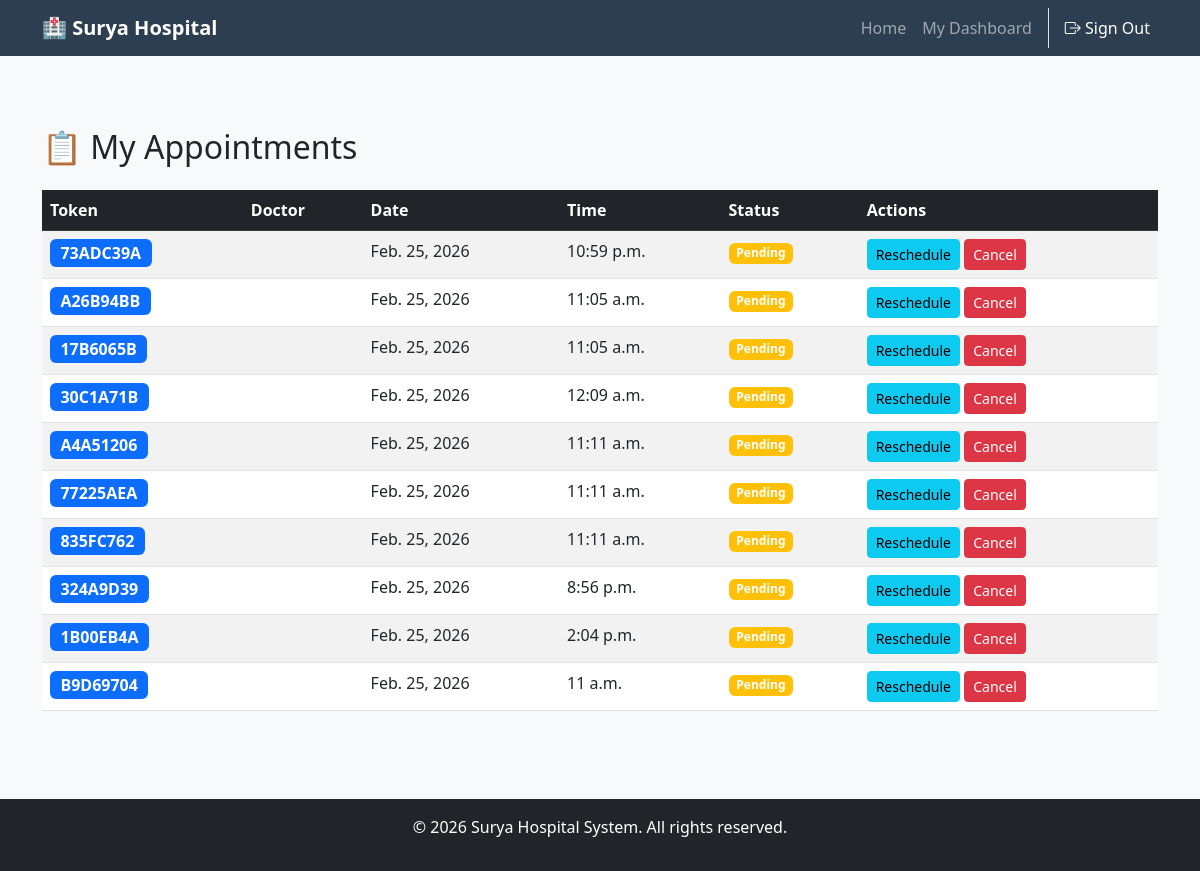
The page /appointments/my-appointments/ (signed in) on the database its author committed.
### appointments/models.py (models this page shows, shortened)
class Appointment(models.Model):
    STATUS_CHOICES = [
        ('pending', 'Pending'),
        ('confirmed', 'Confirmed'),
        ('completed', 'Completed'),
        ('cancelled', 'Cancelled'),
    ]
    patient_name = models.CharField(max_length=100)
    patient_email = models.EmailField()
    patient_phone = models.CharField(max_length=20)
    doctor = models.ForeignKey(Doctor, on_delete=models.SET_NULL, null=True, blank=True)
    appointment_date = models.DateField()
    appointment_time = models.TimeField()
    reason = models.TextField()
    status = models.CharField(max_length=20, choices=STATUS_CHOICES, default='pending')
    token_number = models.CharField(max_length=20, unique=True, editable=False)
    created_at = models.DateTimeField(auto_now_add=True)
    class Meta:
        ordering = ['-appointment_date']

### appointments/views.py (the view)
# urls.py: path('my-appointments/', views.my_appointments, name='my_appointments'),
def my_appointments(request):
    patient_id = request.session.get('patient_id')
    if not patient_id:
        return redirect('patient_login')
    from home.models import Patient
    try:
        patient = Patient.objects.get(id=patient_id)
        user_appointments = Appointment.objects.filter(patient_email=patient.email)
    except Patient.DoesNotExist:
        user_appointments = []
    context = {'appointments': user_appointments}
    return render(request, 'appointments/my_appointments.html', context)

### appointments/templates/appointments/my_appointments.html (shortened to what this page needs)
{% extends 'home/base.html' %}
{% block content %}
<div class="container mt-5">
    <h2 class="mb-4">📋 My Appointments</h2>
    {% if appointments %}
    <div class="table-responsive mt-4">
        <table class="table table-striped table-hover">
            <thead class="table-dark">
                <tr>
                    <th>Token</th>
                    <th>Doctor</th>
                    <th>Date</th>
                    <th>Time</th>
                    <th>Status</th>
                    <th>Actions</th>
                </tr>
            </thead>
            <tbody>
                {% for appointment in appointments %}
                <tr>
                    <td>
                        <span class="badge bg-primary fs-6">{{ appointment.token_number }}</span>
                    </td>
                    <td>{{ appointment.doctor.name }}</td>
                    <td>{{ appointment.appointment_date }}</td>
                    <td>{{ appointment.appointment_time }}</td>
                    <td>
                        <span class="badge bg-{% if appointment.status == 'confirmed' %}success{% elif appointment.status == 'pending' %}warning{% elif appointment.status == 'completed' %}info{% else %}danger{% endif %}">
                            {{ appointment.get_status_display }}
                        </span>
                    </td>
                    <td>
                        {% if appointment.status != 'cancelled' and appointment.status != 'completed' %}
                        <a href="{% url 'reschedule_appointment' appointment.id %}" class="btn btn-sm btn-info">Reschedule</a>
                        <a href="{% url 'cancel_appointment' appointment.id %}" class="btn btn-sm btn-danger">Cancel</a>
                        {% else %}
                        <span class="text-muted">No actions available</span>
                        {% endif %}
                    </td>
                </tr>
                {% endfor %}
            </tbody>
        </table>
    </div>
    {% else %}
    <p class="alert alert-info mt-4">📭 You have no appointments. <a href="{% url 'appointments' %}">Book one now</a></p>
    {% endif %}
</div>
{% endblock %}

### home/templates/home/base.html (shortened to what this page needs)
<!DOCTYPE html>
<html lang="en">
<head>
    <link href="https://cdn.jsdelivr.net/npm/bootstrap@5.3.0/dist/css/bootstrap.min.css" rel="stylesheet">
    <link rel="stylesheet" href="https://cdn.jsdelivr.net/npm/bootstrap-icons@1.11.1/font/bootstrap-icons.css">
</head>
<body>
    <nav class="navbar navbar-expand-lg navbar-dark">
        <div class="container">
            <a class="navbar-brand fw-bold" href="{% url 'home' %}">🏥 Surya Hospital</a>
            {% if request.resolver_match.url_name == 'home' %}
            <div class="ms-auto">
                {% if not user.is_authenticated and not request.session.patient_id and not request.session.doctor_id %}
                <a href="{% url 'admin_login' %}" class="btn btn-outline-warning btn-sm text-white">
                    <i class="bi bi-shield-lock"></i> Admin Login
                </a>
                {% elif user.is_authenticated and user.is_staff %}
                <a href="/admin/" class="btn btn-warning btn-sm text-dark fw-bold">
                    <i class="bi bi-speedometer2"></i> Admin Panel
                </a>
                {% endif %}
            </div>
            {% else %}
            <div class="collapse navbar-collapse" id="navbarNav">
                <ul class="navbar-nav ms-auto align-items-center">
                    <li class="nav-item"><a class="nav-link" href="{% url 'home' %}">Home</a></li>
                    {% if user.is_authenticated and user.is_staff %}
                    <li class="nav-item"><a class="nav-link text-warning" href="/admin/">Django Admin</a></li>
                    {% elif request.session.doctor_id %}
                    <li class="nav-item"><a class="nav-link" href="{% url 'doctor_dashboard' %}">Doctor Dashboard</a></li>
                    <li class="nav-item"><a class="nav-link" href="#">Dr. {{ request.session.doctor_username }}</a></li>
                    {% elif request.session.patient_id %}
                    <li class="nav-item"><a class="nav-link" href="{% url 'patient_dashboard' %}">My Dashboard</a></li>
                    <li class="nav-item border-start ms-2 ps-2">
                        <a class="nav-link btn btn-outline-danger btn-sm text-white border-0"
                            href="{% url 'patient_logout' %}">
                            <i class="bi bi-box-arrow-right"></i> Sign Out
                        </a>
                    </li>
                    {% endif %}
                </ul>
            </div>
            {% endif %}
        </div>
    </nav>
    <main class="py-4" style="overflow-x:hidden;">
        {% block content %}{% endblock %}
    </main>
    <footer class="bg-dark text-white text-center py-3 mt-5">
        <p>&copy; 2026 Surya Hospital System. All rights reserved.</p>
    </footer>
</body>
</html>

### home/templates/home/base.html (style rules this page uses)
body { background-color: #f8f9fa; }
.navbar { background-color: #2c3e50; }
main { overflow-x: hidden; }

### rows shown on the page
Appointment: token_number "73ADC39A", appointment_date "Feb. 25, 2026", appointment_time "10:59 p.m.", status "Pending", shows "Reschedule"
Appointment: token_number "A26B94BB", appointment_date "Feb. 25, 2026", appointment_time "11:05 a.m.", status "Pending", shows "Reschedule"
Appointment: token_number "17B6065B", appointment_date "Feb. 25, 2026", appointment_time "11:05 a.m.", status "Pending", shows "Reschedule"
Appointment: token_number "30C1A71B", appointment_date "Feb. 25, 2026", appointment_time "12:09 a.m.", status "Pending", shows "Reschedule"
Appointment: token_number "A4A51206", appointment_date "Feb. 25, 2026", appointment_time "11:11 a.m.", status "Pending", shows "Reschedule"
Appointment: token_number "77225AEA", appointment_date "Feb. 25, 2026", appointment_time "11:11 a.m.", status "Pending", shows "Reschedule"
Appointment: token_number "835FC762", appointment_date "Feb. 25, 2026", appointment_time "11:11 a.m.", status "Pending", shows "Reschedule"
Appointment: token_number "324A9D39", appointment_date "Feb. 25, 2026", appointment_time "8:56 p.m.", status "Pending", shows "Reschedule"
Appointment: token_number "1B00EB4A", appointment_date "Feb. 25, 2026", appointment_time "2:04 p.m.", status "Pending", shows "Reschedule"
Appointment: token_number "B9D69704", appointment_date "Feb. 25, 2026", appointment_time "11 a.m.", status "Pending", shows "Reschedule"
